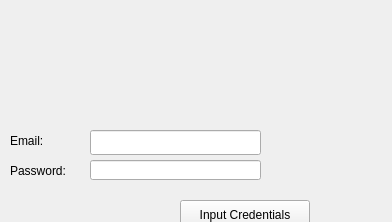
<?xml version="1.0" encoding="UTF-8"?>
<ui version="4.0">
 <class>Form</class>
 <widget class="QWidget" name="Form">
  <property name="geometry">
   <rect>
    <x>0</x>
    <y>0</y>
    <width>392</width>
    <height>222</height>
   </rect>
  </property>
  <property name="windowTitle">
   <string>Honeygain Bot</string>
  </property>
  <widget class="QLabel" name="label">
   <property name="geometry">
    <rect>
     <x>80</x>
     <y>-30</y>
     <width>221</width>
     <height>131</height>
    </rect>
   </property>
   <property name="styleSheet">
    <string notr="true">background-image:url(logo.png);
image: url(logo.png);</string>
   </property>
   <property name="text">
    <string/>
   </property>
  </widget>
  <widget class="QLabel" name="label_2">
   <property name="geometry">
    <rect>
     <x>10</x>
     <y>130</y>
     <width>101</width>
     <height>22</height>
    </rect>
   </property>
   <property name="text">
    <string>Email:</string>
   </property>
  </widget>
  <widget class="QLabel" name="label_3">
   <property name="geometry">
    <rect>
     <x>10</x>
     <y>160</y>
     <width>100</width>
     <height>21</height>
    </rect>
   </property>
   <property name="text">
    <string>Password:</string>
   </property>
  </widget>
  <widget class="QLineEdit" name="email">
   <property name="geometry">
    <rect>
     <x>90</x>
     <y>130</y>
     <width>171</width>
     <height>25</height>
    </rect>
   </property>
  </widget>
  <widget class="QLineEdit" name="password">
   <property name="geometry">
    <rect>
     <x>90</x>
     <y>160</y>
     <width>171</width>
     <height>20</height>
    </rect>
   </property>
  </widget>
  <widget class="QPushButton" name="inputButton">
   <property name="geometry">
    <rect>
     <x>180</x>
     <y>200</y>
     <width>130</width>
     <height>30</height>
    </rect>
   </property>
   <property name="text">
    <string>Input Credentials</string>
   </property>
  </widget>
 </widget>
 <connections/>
</ui>
